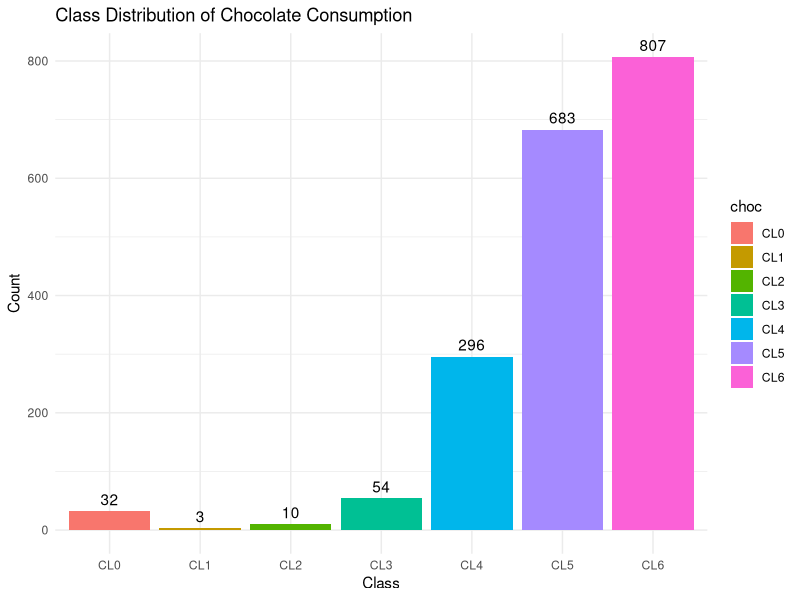
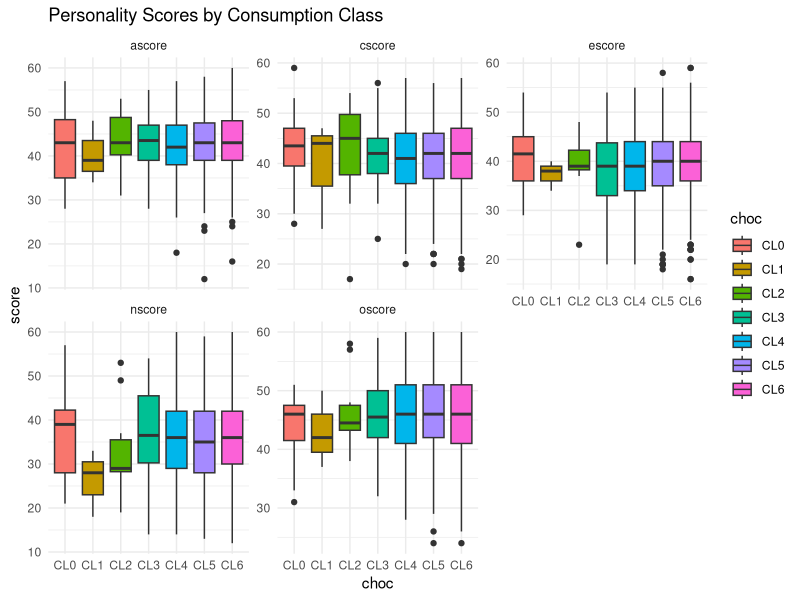
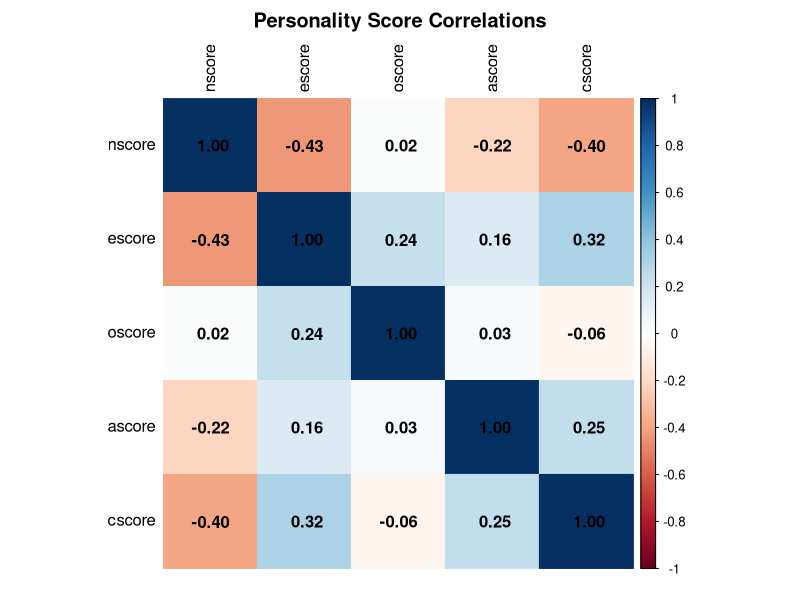
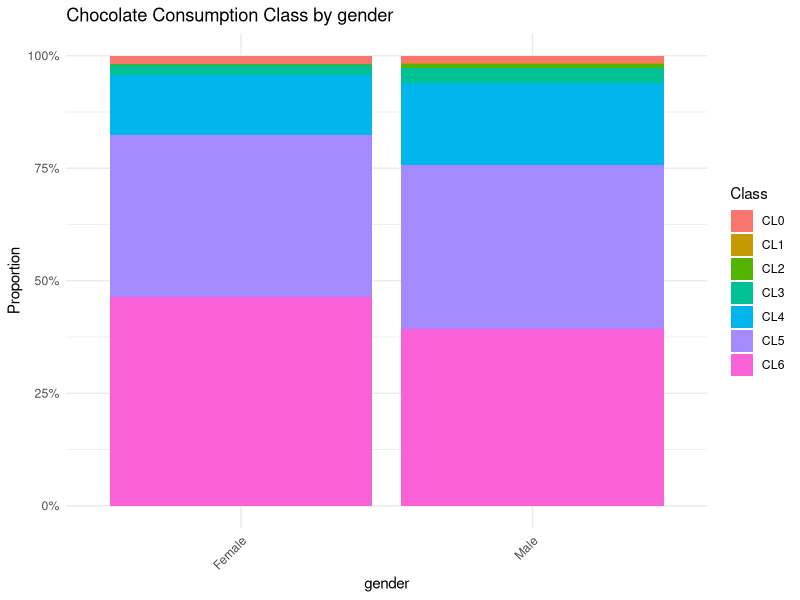
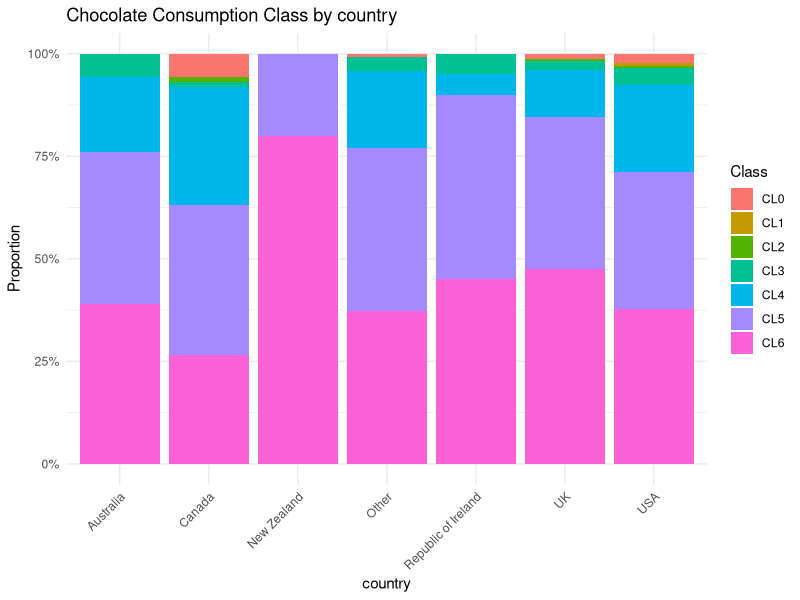
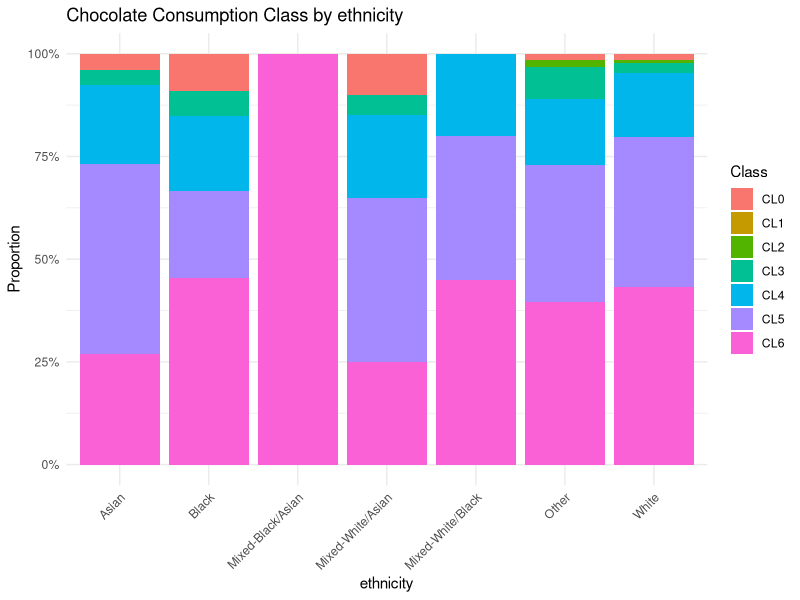
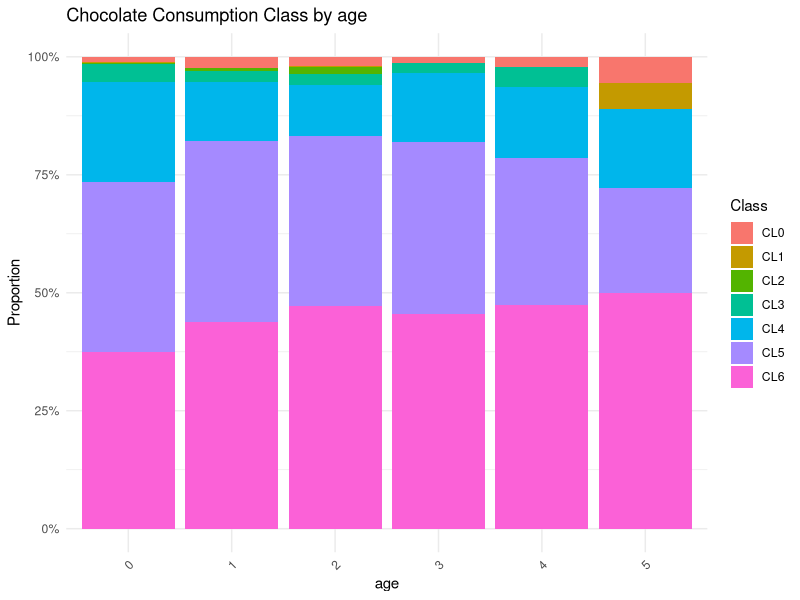
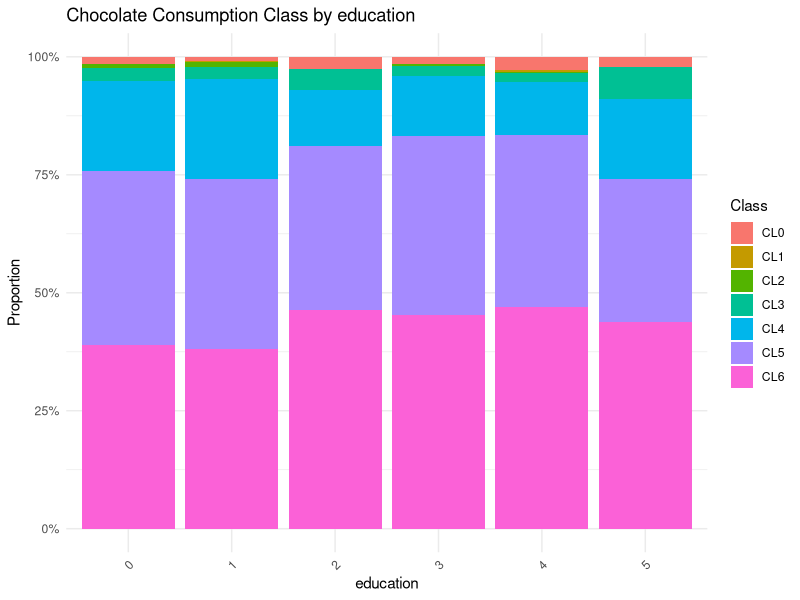

Here is the R script that generated these plots, in order:
## ---- chunk 1
library(ggplot2)
library(dplyr)

df <- read.csv("drug_consumption_numeric.csv")

ggplot(df, aes(x = choc, fill = choc)) +
  geom_bar() +
  geom_text(stat='count', aes(label=..count..), vjust=-0.5) +
  labs(title = "Class Distribution of Chocolate Consumption",
       x = "Class", y = "Count") +
  theme_minimal()
## ---- chunk 2
library(psych)
describe(df[, c("nscore", "escore", "oscore", "ascore", "cscore")])[, c("mean", "sd", "min", "max", "skew")]
## ---- chunk 3
library(tidyr)

df_long <- df %>%
  pivot_longer(cols = c(nscore, escore, oscore, ascore, cscore),
               names_to = "trait", values_to = "score")

ggplot(df_long, aes(x = choc, y = score, fill = choc)) +
  geom_boxplot() +
  facet_wrap(~ trait, scales = "free_y") +
  labs(title = "Personality Scores by Consumption Class") +
  theme_minimal()
## ---- chunk 4
library(corrplot)
cor_matrix <- cor(df[, c("nscore","escore","oscore","ascore","cscore")])

par(mar = c(2, 2, 4, 2))

corrplot(cor_matrix, method = "color",
         addCoef.col = "black", tl.col = "black",
         title = "Personality Score Correlations",
         mar = c(1, 1, 2, 1))
## ---- chunk 5
library(ggplot2)
library(tidyr)
library(dplyr)

df$choc <- factor(df$choc, levels = c("CL0","CL1","CL2","CL3","CL4","CL5","CL6"))

cat_features <- c("gender", "country", "ethnicity", "age", "education")

for (feat in cat_features) {
  p <- df %>%
    mutate(feature = as.factor(.data[[feat]])) %>%
    group_by(feature, choc) %>%
    summarise(n = n(), .groups = "drop") %>%
    group_by(feature) %>%
    mutate(prop = n / sum(n)) %>%
    ggplot(aes(x = feature, y = prop, fill = choc)) +
    geom_bar(stat = "identity", position = "fill") +
    scale_y_continuous(labels = scales::percent) +
    labs(title = paste("Chocolate Consumption Class by", feat),
         x = feat, y = "Proportion", fill = "Class") +
    theme_minimal() +
    theme(axis.text.x = element_text(angle = 45, hjust = 1))
  
  print(p)
}
## ---- chunk 6
library(ggplot2)
library(dplyr)
library(gridExtra)

df$choc <- factor(df$choc, levels = c("CL0","CL1","CL2","CL3","CL4","CL5","CL6"))

plot_proportion <- function(data, feat) {
  data %>%
    mutate(feature = as.factor(.data[[feat]])) %>%
    group_by(feature, choc) %>%
    summarise(n = n(), .groups = "drop") %>%
    group_by(feature) %>%
    mutate(prop = n / sum(n)) %>%
    ggplot(aes(x = feature, y = prop, fill = choc)) +
    geom_bar(stat = "identity", position = "fill") +
    scale_y_continuous(labels = scales::percent) +
    labs(title = paste("Class by", feat), x = feat, y = "Proportion", fill = "Class") +
    theme_minimal() +
    theme(axis.text.x = element_text(angle = 45, hjust = 1),
          legend.position = "none")  # remove individual legends
}

p1 <- plot_proportion(df, "gender")
p2 <- plot_proportion(df, "age")
p3 <- plot_proportion(df, "country")
p4 <- plot_proportion(df, "education")

legend <- cowplot::get_legend(
  plot_proportion(df, "gender") + theme(legend.position = "right")
)

# Arrange in 2x2 with shared legend
cowplot::plot_grid(
  cowplot::plot_grid(p1, p2, p3, p4, ncol = 2),
  legend,
  rel_widths = c(1, 0.15)
)
